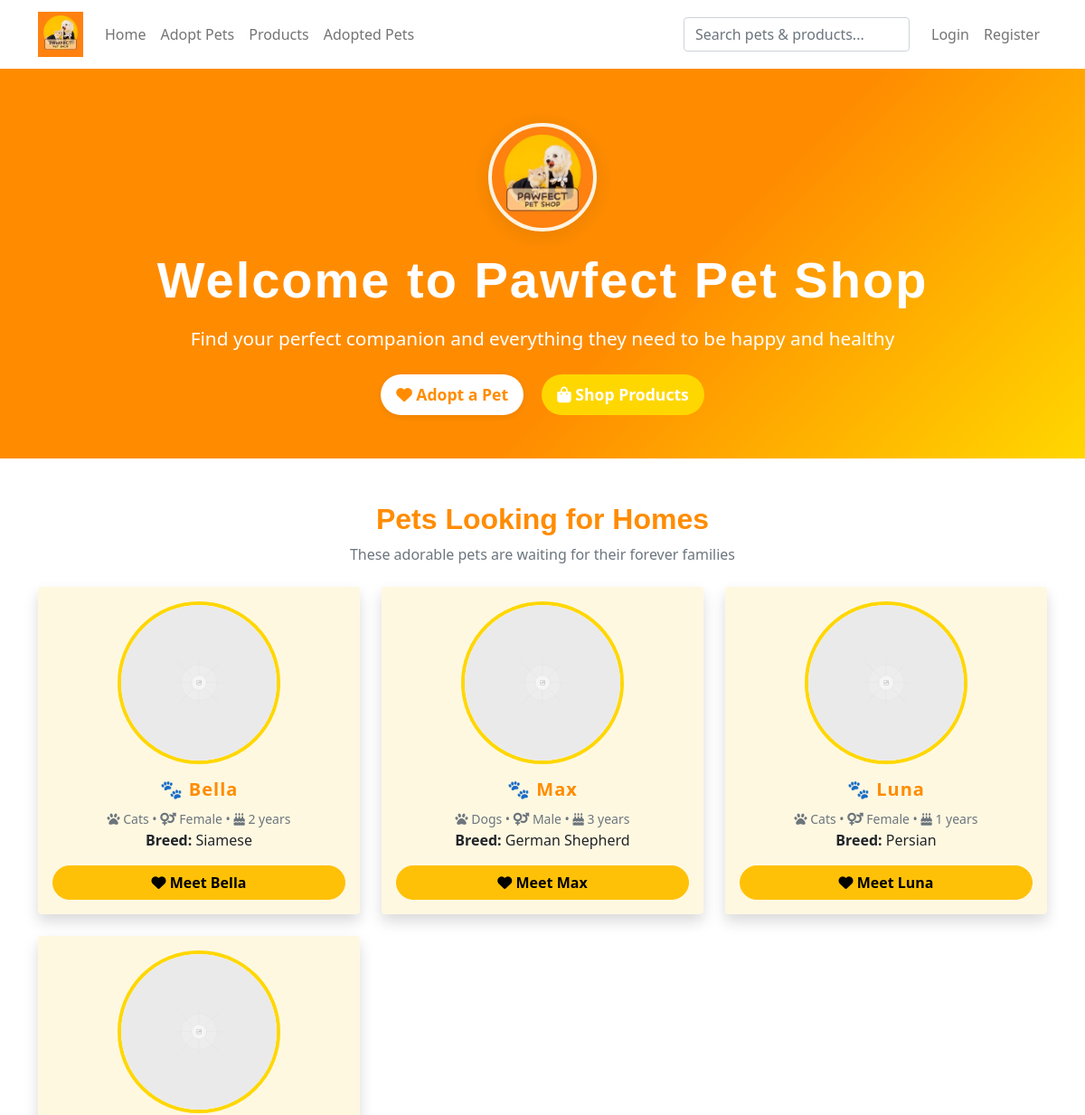
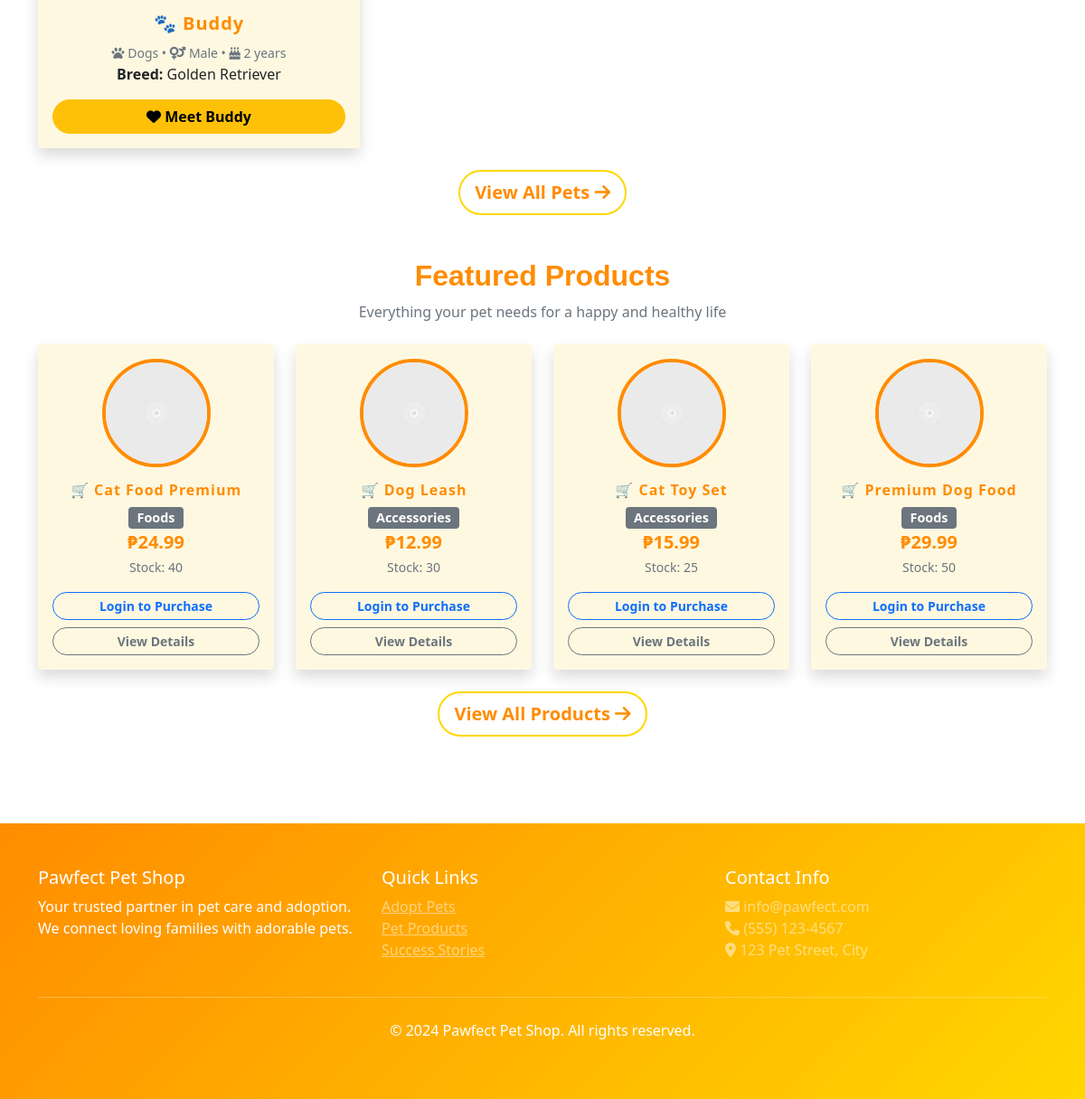
The page / on the database its author committed (2 pictures, top to bottom).
### tables this page shows
CREATE TABLE IF NOT EXISTS settings (
    id INT AUTO_INCREMENT PRIMARY KEY,
    setting_key VARCHAR(100) UNIQUE NOT NULL,
    setting_value TEXT
);

CREATE TABLE IF NOT EXISTS pets (
    id INT AUTO_INCREMENT PRIMARY KEY,
    name VARCHAR(100) NOT NULL,
    pet_image TEXT NOT NULL DEFAULT '/uploads/placeholder.png',
    is_adopted BOOLEAN DEFAULT FALSE,
    type ENUM('cats', 'dogs') NOT NULL,
    gender ENUM('male', 'female') NOT NULL,
    age INT NOT NULL,
    breed VARCHAR(100),
    adopted_by_user_id INT NULL,
    FOREIGN KEY (adopted_by_user_id) REFERENCES users(id)
);

CREATE TABLE IF NOT EXISTS products (
    id INT AUTO_INCREMENT PRIMARY KEY,
    name VARCHAR(200) NOT NULL,
    product_image TEXT NOT NULL DEFAULT '/uploads/placeholder.png',
    stock_quantity INT DEFAULT 0,
    type ENUM('accessories', 'foods') NOT NULL,
    price DECIMAL(10,2) NOT NULL,
    description TEXT,
    is_archived BOOLEAN DEFAULT FALSE
);

### controllers/HomeController.php (called while the page is built)
<?php
require_once 'models/Pet.php';
require_once 'models/Product.php';
class HomeController extends Controller {
    public function index() {
        $petModel = new Pet();
        $productModel = new Product();
        $featuredPets = array_slice($petModel->getAll(), 0, 6);
        $featuredProducts = array_slice($productModel->getAll(), 0, 8);
        $this->view('home', [
            'featuredPets' => $featuredPets,
            'featuredProducts' => $featuredProducts
        ]);
    }
}
?>

### config/config.php (called while the page is built, shortened)
<?php
require_once 'database.php';
function isLoggedIn() {
    return isset($_SESSION['user_id']);
}
function getSetting($key, $default = '') {
    global $pdo;
    $stmt = $pdo->prepare("SELECT setting_value FROM settings WHERE setting_key = ?");
    $stmt->execute([$key]);
    $result = $stmt->fetch();
    return $result ? $result['setting_value'] : $default;
}
?>

### models/Pet.php (called while the page is built, shortened)
<?php
class Pet
{
    private $pdo;
    public function __construct()
    {
        global $pdo;
        $this->pdo = $pdo;
    }
    public function getAll()
    {
        $stmt = $this->pdo->query("SELECT * FROM pets WHERE is_adopted = FALSE ORDER BY id DESC");
        return $stmt->fetchAll();
    }
}

### models/Product.php (called while the page is built, shortened)
<?php
class Product {
    private $pdo;
    public function __construct() {
        global $pdo;
        $this->pdo = $pdo;
    }
    public function getAll() {
        $stmt = $this->pdo->query("SELECT * FROM products WHERE is_archived = FALSE ORDER BY id DESC");
        return $stmt->fetchAll();
    }
}
?>

### views/home.php (the view, shortened to what this page needs)
<?php require_once 'layout/header.php'; ?>
<div class="hero-section text-center" style="background: linear-gradient(135deg, #FF8C00 60%, #FFD700 100%); color: #fff; padding: 60px 0 40px 0; position: relative;">
    <div class="container">
        <?php if (getSetting('site_logo')): ?>
            <img src="<?php echo getSetting('site_logo'); ?>" alt="Pawfect Pet Shop Logo" class="hero-logo-img">
        <?php else: ?>
            <img src="<?php echo BASE_URL; ?>/public/Pawfect%20Pet%20Shop%20Logo.jpg" alt="Pawfect Pet Shop Logo" class="hero-logo-img">
        <?php endif; ?>
        <h1 class="display-4 fw-bold mb-3" style="font-family: 'Quicksand', Nunito, sans-serif; letter-spacing: 2px;">Welcome to Pawfect Pet Shop</h1>
        <p class="lead mb-4" style="font-size: 1.3rem;">Find your perfect companion and everything they need to be happy and healthy</p>
        <div class="row justify-content-center">
            <div class="col-md-6">
                <a href="<?php echo BASE_URL; ?>/pets" class="btn btn-lg fw-bold me-3 mb-2" style="background: #fff; color: #FF8C00; border-radius: 30px; box-shadow: 0 2px 8px rgba(0,0,0,0.08); font-size: 1.1rem;">
                    <i class="fas fa-heart"></i> Adopt a Pet
                </a>
                <a href="<?php echo BASE_URL; ?>/products" class="btn btn-lg fw-bold mb-2" style="background: #FFD700; color: #fff; border-radius: 30px; font-size: 1.1rem;">
                    <i class="fas fa-shopping-bag"></i> Shop Products
                </a>
            </div>
        </div>
    </div>
</div>
<div class="container py-5">
    <section class="mb-5">
        <div class="text-center mb-4">
            <h2 class="fw-bold" style="color: #FF8C00; font-family: 'Quicksand', Nunito, sans-serif;">Pets Looking for Homes</h2>
            <p class="text-muted">These adorable pets are waiting for their forever families</p>
        </div>
        <div class="row">
            <?php foreach ($featuredPets as $pet): ?>
            <div class="col-md-4 mb-4">
                <div class="card pet-card h-100 shadow rounded-4 border-0" style="background: #fff8e1;">
                    <img src="<?php echo BASE_URL . $pet['pet_image']; ?>" class="card-img-top rounded-circle mx-auto mt-3" style="height: 180px; width: 180px; object-fit: cover; border: 4px solid #FFD700; background: #fff;" alt="<?php echo $pet['name']; ?>">
                    <div class="card-body text-center">
                        <h5 class="card-title fw-bold" style="color: #FF8C00; letter-spacing: 1px;">🐾 <?php echo $pet['name']; ?></h5>
                        <p class="card-text">
                            <small class="text-muted">
                                <i class="fas fa-paw"></i> <?php echo ucfirst($pet['type']); ?> •
                                <i class="fas fa-venus-mars"></i> <?php echo ucfirst($pet['gender']); ?> •
                                <i class="fas fa-birthday-cake"></i> <?php echo $pet['age']; ?> years
                            </small><br>
                            <strong>Breed:</strong> <?php echo $pet['breed']; ?>
                        </p>
                        <div class="d-grid">
                            <a href="<?php echo BASE_URL; ?>/pet/<?php echo $pet['id']; ?>" class="btn btn-warning rounded-pill fw-bold">
                                <i class="fas fa-heart"></i> Meet <?php echo $pet['name']; ?>
                            </a>
                        </div>
                    </div>
                </div>
            </div>
            <?php endforeach; ?>
        </div>
        <div class="text-center">
            <a href="<?php echo BASE_URL; ?>/pets" class="btn btn-outline-warning btn-lg rounded-pill fw-bold" style="color: #FF8C00; border: 2px solid #FFD700;">
                View All Pets <i class="fas fa-arrow-right"></i>
            </a>
        </div>
    </section>
    <section>
        <div class="text-center mb-4">
            <h2 class="fw-bold" style="color: #FF8C00; font-family: 'Quicksand', Nunito, sans-serif;">Featured Products</h2>
            <p class="text-muted">Everything your pet needs for a happy and healthy life</p>
        </div>
        <div class="row">
            <?php foreach ($featuredProducts as $product): ?>
            <div class="col-md-3 mb-4">
                <div class="card product-card h-100 shadow rounded-4 border-0" style="background: #fff8e1;">
                    <img src="<?php echo BASE_URL . $product['product_image']; ?>" class="card-img-top rounded-circle mx-auto mt-3" style="height: 120px; width: 120px; object-fit: cover; border: 4px solid #FF8C00; background: #fff;" alt="<?php echo $product['name']; ?>">
                    <div class="card-body text-center">
                        <h6 class="card-title fw-bold" style="color: #FF8C00; letter-spacing: 1px;">🛒 <?php echo $product['name']; ?></h6>
                        <p class="card-text text-muted">
                            <span class="badge bg-secondary" style="font-size: 0.9rem;"> <?php echo ucfirst($product['type']); ?> </span><br>
                            <strong class="text-primary fs-5">₱<?php echo number_format($product['price'], 2); ?></strong><br>
                            <small class="text-muted">Stock: <?php echo $product['stock_quantity']; ?></small>
                        </p>
                        <div class="d-grid gap-2">
                            <?php if (isLoggedIn()): ?>
                                <button onclick="addToCart(<?php echo $product['id']; ?>)" class="btn btn-primary btn-sm rounded-pill fw-bold">
                                    <i class="fas fa-cart-plus"></i> Add to Cart
                                </button>
                            <?php else: ?>
                                <a href="<?php echo BASE_URL; ?>/login" class="btn btn-outline-primary btn-sm rounded-pill fw-bold">
                                    Login to Purchase
                                </a>
                            <?php endif; ?>
                            <a href="<?php echo BASE_URL; ?>/product/<?php echo $product['id']; ?>" class="btn btn-outline-secondary btn-sm rounded-pill fw-bold">
                                View Details
                            </a>
                        </div>
                    </div>
                </div>
            </div>
            <?php endforeach; ?>
        </div>
        <div class="text-center">
            <a href="<?php echo BASE_URL; ?>/products" class="btn btn-outline-warning btn-lg rounded-pill fw-bold" style="color: #FF8C00; border: 2px solid #FFD700;">
                View All Products <i class="fas fa-arrow-right"></i>
            </a>
        </div>
    </section>
</div>
<?php require_once 'layout/footer.php'; ?>

### index.php (shortened to what this page needs)
<?php
require_once 'config/config.php';
require_once 'core/Controller.php';
$request = $_SERVER['REQUEST_URI'];
$path = parse_url($request, PHP_URL_PATH);
$path = str_replace('/Pawfect', '', $path);
$path = rtrim($path, '/');
if (empty($path)) {
    $path = '/';
}
switch ($path) {
    case '/':
    case '/home':
        require_once 'controllers/HomeController.php';
        $controller = new HomeController();
        $controller->index();
        break;
}
?>

### core/Controller.php (shortened to what this page needs)
<?php
class Controller {
    protected function view($viewPath, $data = []) {
        extract($data);
        $viewFile = 'views/' . str_replace('.', '/', $viewPath) . '.php';
        if (file_exists($viewFile)) {
            require_once $viewFile;
        } else {
            die("View file not found: " . $viewFile);
        }
    }
}
?>

### views/layout/header.php (shortened to what this page needs)
<!DOCTYPE html>
<html lang="en">
<head>
    <link href="https://cdn.jsdelivr.net/npm/bootstrap@5.1.3/dist/css/bootstrap.min.css" rel="stylesheet">
    <link href="https://cdnjs.cloudflare.com/ajax/libs/font-awesome/6.0.0/css/all.min.css" rel="stylesheet">
</head>
<body
    <?php if (isset($_SESSION['success'])): ?>
        data-session-success="<?php echo htmlspecialchars($_SESSION['success']); ?>"
    <?php endif; ?>
    <?php if (isset($_SESSION['error'])): ?>
        data-session-error="<?php echo htmlspecialchars($_SESSION['error']); ?>"
    <?php endif; ?>
>
    <nav class="navbar navbar-expand-lg navbar-light bg-white shadow-sm">
        <div class="container">
            <a class="navbar-brand" href="<?php echo BASE_URL; ?>">
                <?php if (getSetting('site_logo')): ?>
                    <img src="<?php echo getSetting('site_logo'); ?>" alt="Pawfect Pet Shop" class="logo-img">
                <?php else: ?>
                    <img src="<?php echo BASE_URL; ?>/public/Pawfect%20Pet%20Shop%20Logo.jpg" alt="Pawfect Pet Shop" class="logo-img">
                <?php endif; ?>
            </a>
            <div class="collapse navbar-collapse" id="navbarNav">
                <ul class="navbar-nav me-auto">
                    <li class="nav-item">
                        <a class="nav-link" href="<?php echo BASE_URL; ?>">Home</a>
                    </li>
                    <li class="nav-item">
                        <a class="nav-link" href="<?php echo BASE_URL; ?>/pets">Adopt Pets</a>
                    </li>
                    <li class="nav-item">
                        <a class="nav-link" href="<?php echo BASE_URL; ?>/products">Products</a>
                    </li>
                    <li class="nav-item">
                        <a class="nav-link" href="<?php echo BASE_URL; ?>/adopted-pets">Adopted Pets</a>
                    </li>
                </ul>
                <form class="d-flex me-3" style="position: relative;">
                    <input class="form-control" type="search" placeholder="Search pets & products..." id="search-input" style="width: 250px;">
                </form>
                <ul class="navbar-nav">
                    <?php if (isLoggedIn()): ?>
                        <li class="nav-item">
                            <a class="nav-link position-relative" href="<?php echo BASE_URL; ?>/cart">
                                <i class="fas fa-shopping-cart"></i>
                                <?php
                                require_once 'models/Cart.php';
                                $cartModel = new Cart();
                                $cartCount = $cartModel->getItemCount($_SESSION['user_id']);
                                if ($cartCount > 0):
                                ?>
                                    <span class="cart-count"><?php echo $cartCount; ?></span>
                                <?php endif; ?>
                            </a>
                        </li>
                        <li class="nav-item dropdown">
                            <a class="nav-link dropdown-toggle" href="#" id="navbarDropdown" role="button" data-bs-toggle="dropdown">
                                <i class="fas fa-user"></i> <?php echo $_SESSION['user_name']; ?>
                            </a>
                            <ul class="dropdown-menu">
                                <li><a class="dropdown-item" href="<?php echo BASE_URL; ?>/profile">Profile</a></li>
                                <?php if (isAdmin()): ?>
                                    <li><a class="dropdown-item" href="<?php echo BASE_URL; ?>/admin">Admin Dashboard</a></li>
                                <?php endif; ?>
                                <li>
                                    <hr class="dropdown-divider">
                                </li>
                                <li><a class="dropdown-item" href="<?php echo BASE_URL; ?>/logout">Logout</a></li>
                            </ul>
                        </li>
                    <?php else: ?>
                        <li class="nav-item">
                            <a class="nav-link" href="<?php echo BASE_URL; ?>/login">Login</a>
                        </li>
                        <li class="nav-item">
                            <a class="nav-link" href="<?php echo BASE_URL; ?>/register">Register</a>
                        </li>
                    <?php endif; ?>
                </ul>
            </div>
        </div>
    </nav>

### views/layout/footer.php (shortened to what this page needs)
<footer class="gradient-bg text-white py-5 mt-5">
    <div class="container">
        <div class="row">
            <div class="col-md-4">
                <h5>Pawfect Pet Shop</h5>
                <p>Your trusted partner in pet care and adoption. We connect loving families with adorable pets.</p>
            </div>
            <div class="col-md-4">
                <h5>Quick Links</h5>
                <ul class="list-unstyled">
                    <li><a href="<?php echo BASE_URL; ?>/pets" class="text-white-50">Adopt Pets</a></li>
                    <li><a href="<?php echo BASE_URL; ?>/products" class="text-white-50">Pet Products</a></li>
                    <li><a href="<?php echo BASE_URL; ?>/adopted-pets" class="text-white-50">Success Stories</a></li>
                </ul>
            </div>
            <div class="col-md-4">
                <h5>Contact Info</h5>
                <p class="text-white-50">
                    <i class="fas fa-envelope"></i> info@pawfect.com<br>
                    <i class="fas fa-phone"></i> (555) 123-4567<br>
                    <i class="fas fa-map-marker-alt"></i> 123 Pet Street, City
                </p>
            </div>
        </div>
        <hr class="my-4">
        <div class="text-center">
            <p>&copy; 2024 Pawfect Pet Shop. All rights reserved.</p>
        </div>
    </div>
</footer>
</html>

### views/home.php (style rules this page uses)
.hero-logo-img { width: 120px; height: 120px; border-radius: 50%; box-shadow: 0 4px 24px rgba(0,0,0,0.10); background: #fff; margin-bottom: 20px; border: 4px solid #fff3e0; object-fit: cover; }

### rows shown on the page
settings: setting_value (picture)
pets: pet_image (placeholder picture), name "Bella", type "Cats", gender "Female", age "2", breed "Siamese"
pets: pet_image (placeholder picture), name "Max", type "Dogs", gender "Male", age "3", breed "German Shepherd"
pets: pet_image (placeholder picture), name "Luna", type "Cats", gender "Female", age "1", breed "Persian"
pets: pet_image (placeholder picture), name "Buddy", type "Dogs", gender "Male", age "2", breed "Golden Retriever"
products: product_image (placeholder picture), name "Cat Food Premium", type "Foods", price "24.99", stock_quantity "40"
products: product_image (placeholder picture), name "Dog Leash", type "Accessories", price "12.99", stock_quantity "30"
products: product_image (placeholder picture), name "Cat Toy Set", type "Accessories", price "15.99", stock_quantity "25"
products: product_image (placeholder picture), name "Premium Dog Food", type "Foods", price "29.99", stock_quantity "50"
